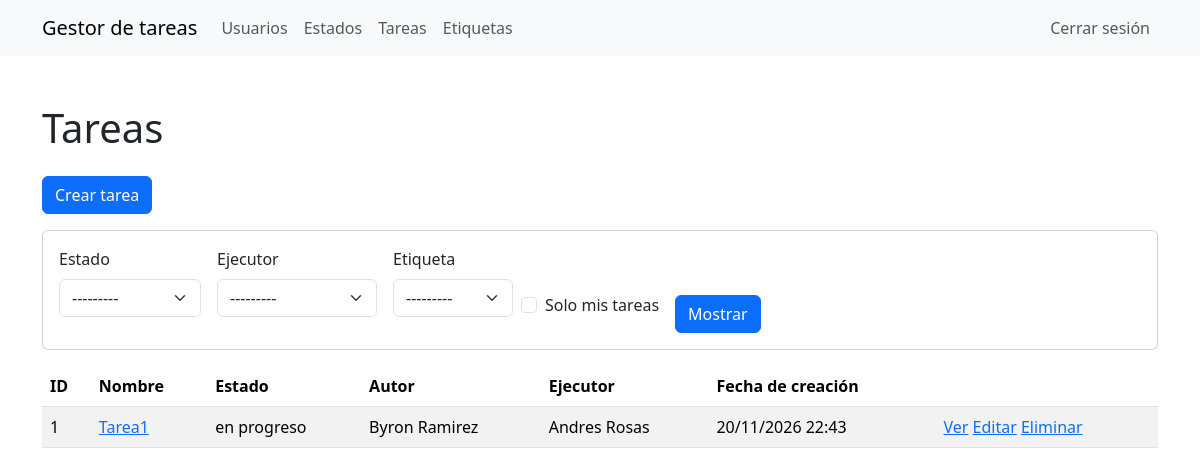
Page /tasks/ (signed in) on the earlier database version.
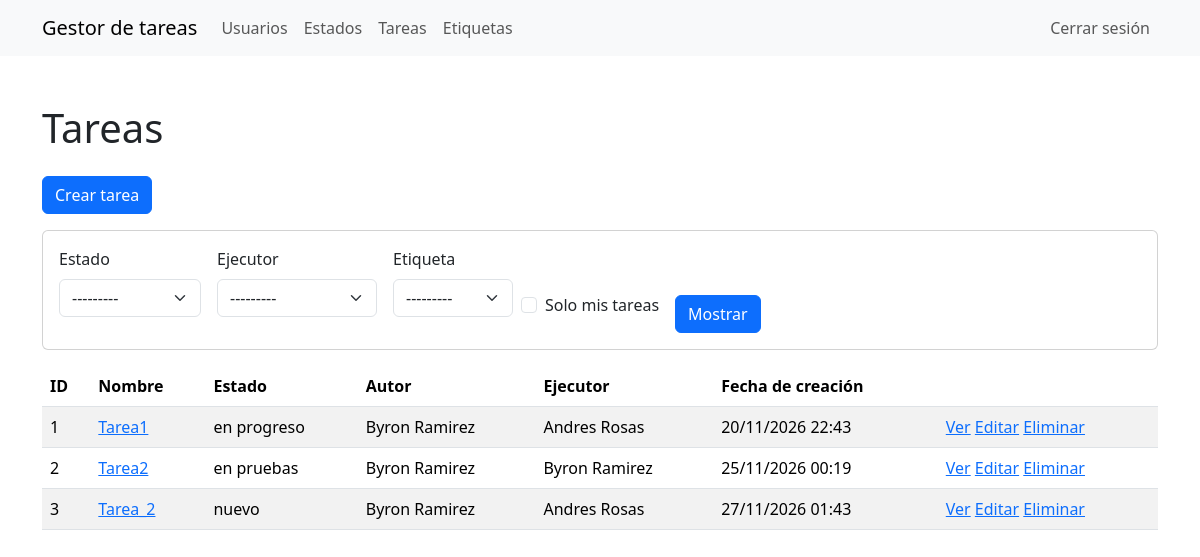
Same page on the later database version.
### task_manager/tasks/models.py (models this page shows, shortened)
class Task(models.Model):
    name = models.CharField(max_length=255, unique=True)
    description = models.TextField(blank=True)
    status = models.ForeignKey(
        Status, on_delete=models.PROTECT, related_name='tasks',
    )
    author = models.ForeignKey(
        User, on_delete=models.PROTECT, related_name='authored_tasks',
    )
    executor = models.ForeignKey(
        User, on_delete=models.PROTECT, related_name='executed_tasks',
        null=True, blank=True,
    )
    labels = models.ManyToManyField(
        Label, blank=True, related_name='tasks',
    )
    created_at = models.DateTimeField(auto_now_add=True)

### task_manager/statuses/models.py (models this page shows)
class Status(models.Model):
    name = models.CharField(max_length=255, unique=True)
    created_at = models.DateTimeField(auto_now_add=True)
    def __str__(self):
        return self.name

### task_manager/tasks/views.py (the view)
# urls.py: path('', views.TaskListView.as_view(), name='tasks_index'),
class TaskListView(AuthRequiredMixin, FilterView):
    queryset = Task.objects.select_related('status', 'author', 'executor')
    filterset_class = TaskFilter
    template_name = 'tasks/index.html'

### task_manager/labels/models.py (called while the page is built)
    def __str__(self):
        return self.name

### task_manager/templates/tasks/index.html
{% extends "base.html" %}
{% load django_bootstrap5 %}
{% block content %}
  <h1 class="my-4">Tareas</h1>
  <a class="btn btn-primary mb-3" href="{% url 'tasks_create' %}">
    Crear tarea
  </a>
  <div class="card mb-3">
    <div class="card-body">
      <form method="get" class="row row-cols-lg-auto g-3 align-items-end">
        {% bootstrap_form filter.form layout="inline" %}
        <div class="col-12">
          <button type="submit" class="btn btn-primary">Mostrar</button>
        </div>
      </form>
    </div>
  </div>
  <table class="table table-striped">
    <thead>
      <tr>
        <th>ID</th>
        <th>Nombre</th>
        <th>Estado</th>
        <th>Autor</th>
        <th>Ejecutor</th>
        <th>Fecha de creación</th>
        <th></th>
      </tr>
    </thead>
    <tbody>
      {% for task in task_list %}
        <tr>
          <td>{{ task.pk }}</td>
          <td><a href="{% url 'tasks_detail' task.pk %}">{{ task.name }}</a></td>
          <td>{{ task.status.name }}</td>
          <td>{{ task.author.get_full_name }}</td>
          <td>{{ task.executor.get_full_name|default:"" }}</td>
          <td>{{ task.created_at|date:"d/m/Y H:i" }}</td>
          <td>
            <a href="{% url 'tasks_detail' task.pk %}">Ver</a>
            <a href="{% url 'tasks_update' task.pk %}">Editar</a>
            <a href="{% url 'tasks_delete' task.pk %}">Eliminar</a>
          </td>
        </tr>
      {% endfor %}
    </tbody>
  </table>
{% endblock %}

### task_manager/templates/base.html (shortened to what this page needs)
{% load django_bootstrap5 %}
<!doctype html>
<html lang="es">
  <head>
    {% bootstrap_css %}
  </head>
  <body class="d-flex flex-column min-vh-100">
    <nav class="navbar navbar-expand-lg bg-body-tertiary">
      <div class="container">
        <a class="navbar-brand" href="{% url 'index' %}">Gestor de tareas</a>
        <div class="collapse navbar-collapse" id="navbarNav">
          <ul class="navbar-nav me-auto">
            <li class="nav-item">
              <a class="nav-link" href="{% url 'users_index' %}">Usuarios</a>
            </li>
            {% if user.is_authenticated %}
              <li class="nav-item">
                <a class="nav-link" href="{% url 'statuses_index' %}">Estados</a>
              </li>
              <li class="nav-item">
                <a class="nav-link" href="{% url 'tasks_index' %}">Tareas</a>
              </li>
              <li class="nav-item">
                <a class="nav-link" href="{% url 'labels_index' %}">Etiquetas</a>
              </li>
            {% endif %}
          </ul>
          <ul class="navbar-nav">
            {% if user.is_authenticated %}
              <li class="nav-item">
                <form action="{% url 'logout' %}" method="post">
                  <button class="nav-link" type="submit">Cerrar sesión</button>
                </form>
              </li>
            {% endif %}
          </ul>
        </div>
      </div>
    </nav>
    <main class="container flex-grow-1 py-4">
      {% block content %}{% endblock %}
    </main>
  </body>
</html>

Differences in the rows shown:
added Task: pk "2", name "Tarea2", status.name "en pruebas", author.get_full_name "Byron Ramirez", executor.get_full_name "Byron Ramirez", created_at "25/11/2026 00:19"
added Task: pk "3", name "Tarea_2", status.name "nuevo", author.get_full_name "Byron Ramirez", executor.get_full_name "Andres Rosas", created_at "27/11/2026 01:43"
